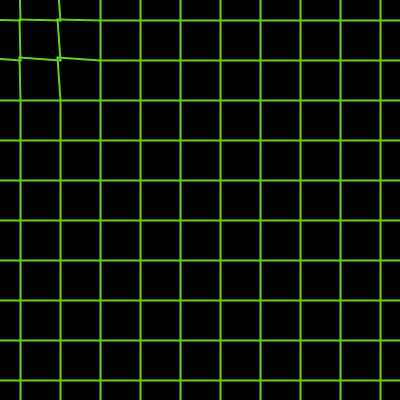
Frame 1 (no input)
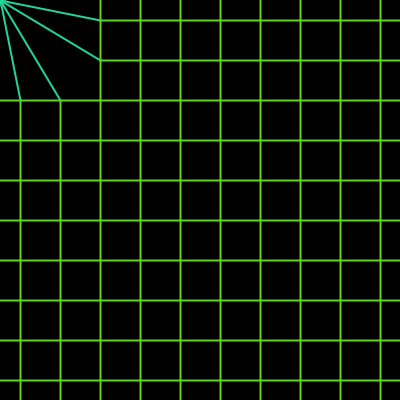
Frame 60 (the mouse pressed at the canvas centre just before this capture)
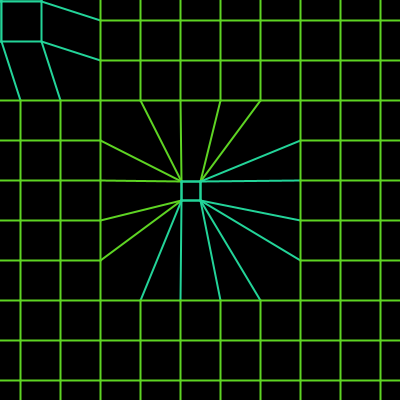
Frame 120 (the mouse held since frame 60 and released just before this capture)

The Processing sketch that drew these frames (run headless with seeded random() and noise(); from frame 60 on, the mouse is pressed at the canvas centre):

// Processing sketch: processing_99468
// ── processing_99468.pde

int spacing = 40;
int wideCount, highCount;
Node[] nodes;

void setup() {
  size(400, 400);
  colorMode(HSB, 360);
  strokeWeight(2);
  wideCount = (width + 200) / spacing;
  highCount = (height + 200) / spacing;
  nodes = new Node[(wideCount * highCount) + 100];
  
  int i = 0;
  for(int x = -100; x < width + 100; x += spacing) {
    for(int y = -100; y < height + 100; y += spacing) {
      nodes[i] = new Node(x, y);
      i++;
    }
  } 
}

void draw() {
  background(0);
  for(int i = 0; i < wideCount * highCount; i++) {
    nodes[i].attract();
    makeLines(i);
  }
}

void makeLines(int i) {
  stroke(nodes[i].colorReturn(), 300, 300);
  if(i % highCount < highCount - 1) {
    line(nodes[i].xReturn(), nodes[i].yReturn(), nodes[i+1].xReturn(), nodes[i+1].yReturn());
  }
  if(i < (highCount * wideCount) - highCount) {
    line(nodes[i].xReturn(), nodes[i].yReturn(), nodes[i+highCount].xReturn(), nodes[i+highCount].yReturn());
  }
}

class Node {
  
  int xdefault;
  int ydefault;
  int xpos;
  int ypos;
  int boundary;
  float easing;
  int c;
  
  Node(int _xpos, int _ypos) {
    xdefault = _xpos;
    ydefault = _ypos;
    xpos = _xpos;
    ypos = _ypos;
    boundary = 100;
    easing = 20.0;
    c = 100;
  }
  
  void attract() {
    if(dist(xdefault, ydefault, mouseX, mouseY) < boundary) {
      xpos = int(xpos + (mouseX - xpos) / easing);
      ypos = int(ypos + (mouseY - ypos) / easing);
      c = (c + 1) % 360;
    }
    else {
      xpos = int(xpos + (xdefault - xpos) / easing);
      ypos = int(ypos + (ydefault - ypos) / easing);
    }
  }
  
  void display() {
    point(xpos, ypos);
  }
  
  int colorReturn() {
    return c;
  }
  
  int xReturn() {
    return xpos;
  }
  
  int yReturn() {
    return ypos;
  }
  
}
